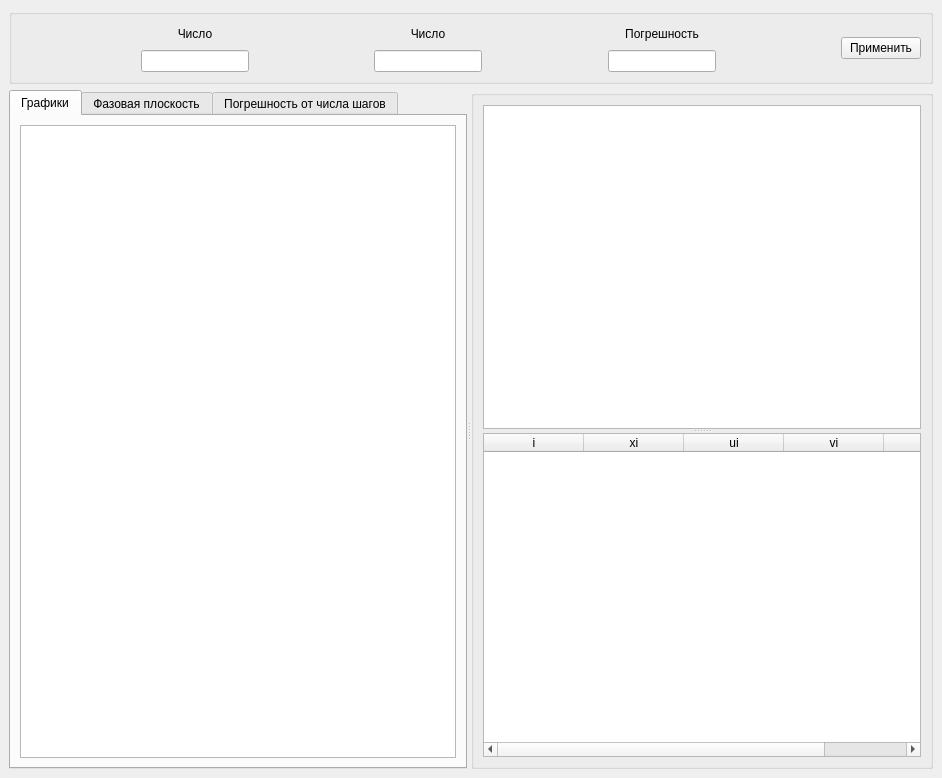
<?xml version="1.0" encoding="UTF-8"?>
<ui version="4.0">
 <class>MainWindow</class>
 <widget class="QMainWindow" name="MainWindow">
  <property name="geometry">
   <rect>
    <x>0</x>
    <y>0</y>
    <width>942</width>
    <height>778</height>
   </rect>
  </property>
  <property name="windowTitle">
   <string>MainWindow</string>
  </property>
  <widget class="QWidget" name="centralwidget">
   <layout class="QGridLayout" name="gridLayout">
    <item row="1" column="0">
     <widget class="QSplitter" name="splitter">
      <property name="orientation">
       <enum>Qt::Horizontal</enum>
      </property>
      <widget class="QTabWidget" name="tabWidget">
       <property name="currentIndex">
        <number>0</number>
       </property>
       <widget class="QWidget" name="tab">
        <attribute name="title">
         <string>Графики</string>
        </attribute>
        <layout class="QGridLayout" name="gridLayout_3">
         <item row="0" column="0">
          <widget class="CustomView" name="graphics"/>
         </item>
        </layout>
       </widget>
       <widget class="QWidget" name="tab_2">
        <attribute name="title">
         <string>Фазовая плоскость</string>
        </attribute>
        <layout class="QGridLayout" name="gridLayout_4">
         <item row="0" column="0">
          <widget class="CustomView" name="phaseflat"/>
         </item>
        </layout>
       </widget>
       <widget class="QWidget" name="tab_3">
        <attribute name="title">
         <string>Погрешность от числа шагов</string>
        </attribute>
        <layout class="QGridLayout" name="gridLayout_5">
         <item row="0" column="0">
          <widget class="CustomView" name="erroratnum"/>
         </item>
        </layout>
       </widget>
      </widget>
      <widget class="QGroupBox" name="groupBox">
       <property name="title">
        <string/>
       </property>
       <property name="flat">
        <bool>true</bool>
       </property>
       <layout class="QGridLayout" name="gridLayout_2">
        <item row="0" column="0">
         <widget class="QSplitter" name="splitter_2">
          <property name="orientation">
           <enum>Qt::Vertical</enum>
          </property>
          <widget class="QTextBrowser" name="textBrowser">
           <property name="sizePolicy">
            <sizepolicy hsizetype="Preferred" vsizetype="Preferred">
             <horstretch>0</horstretch>
             <verstretch>0</verstretch>
            </sizepolicy>
           </property>
           <property name="minimumSize">
            <size>
             <width>0</width>
             <height>100</height>
            </size>
           </property>
          </widget>
          <widget class="QTableWidget" name="tableWidget">
           <property name="editTriggers">
            <set>QAbstractItemView::NoEditTriggers</set>
           </property>
           <attribute name="verticalHeaderHighlightSections">
            <bool>false</bool>
           </attribute>
           <column>
            <property name="text">
             <string>i</string>
            </property>
           </column>
           <column>
            <property name="text">
             <string>xi</string>
            </property>
           </column>
           <column>
            <property name="text">
             <string>ui</string>
            </property>
           </column>
           <column>
            <property name="text">
             <string>vi</string>
            </property>
           </column>
           <column>
            <property name="text">
             <string>uv</string>
            </property>
           </column>
          </widget>
         </widget>
        </item>
       </layout>
      </widget>
     </widget>
    </item>
    <item row="0" column="0">
     <widget class="QGroupBox" name="groupBox_2">
      <property name="sizePolicy">
       <sizepolicy hsizetype="Preferred" vsizetype="Fixed">
        <horstretch>0</horstretch>
        <verstretch>0</verstretch>
       </sizepolicy>
      </property>
      <property name="title">
       <string/>
      </property>
      <layout class="QGridLayout" name="gridLayout_6">
       <item row="0" column="1">
        <widget class="QLabel" name="label">
         <property name="text">
          <string>Число</string>
         </property>
         <property name="alignment">
          <set>Qt::AlignCenter</set>
         </property>
        </widget>
       </item>
       <item row="0" column="2">
        <spacer name="horizontalSpacer_3">
         <property name="orientation">
          <enum>Qt::Horizontal</enum>
         </property>
         <property name="sizeHint" stdset="0">
          <size>
           <width>40</width>
           <height>20</height>
          </size>
         </property>
        </spacer>
       </item>
       <item row="1" column="3">
        <widget class="QLineEdit" name="lineEdit_2">
         <property name="sizePolicy">
          <sizepolicy hsizetype="Fixed" vsizetype="Fixed">
           <horstretch>0</horstretch>
           <verstretch>0</verstretch>
          </sizepolicy>
         </property>
         <property name="alignment">
          <set>Qt::AlignCenter</set>
         </property>
        </widget>
       </item>
       <item row="1" column="1">
        <widget class="QLineEdit" name="lineEdit">
         <property name="sizePolicy">
          <sizepolicy hsizetype="Fixed" vsizetype="Fixed">
           <horstretch>0</horstretch>
           <verstretch>0</verstretch>
          </sizepolicy>
         </property>
         <property name="alignment">
          <set>Qt::AlignCenter</set>
         </property>
        </widget>
       </item>
       <item row="0" column="7" rowspan="2">
        <widget class="QPushButton" name="pushButton">
         <property name="text">
          <string>Применить</string>
         </property>
        </widget>
       </item>
       <item row="0" column="6">
        <spacer name="horizontalSpacer_2">
         <property name="orientation">
          <enum>Qt::Horizontal</enum>
         </property>
         <property name="sizeHint" stdset="0">
          <size>
           <width>40</width>
           <height>20</height>
          </size>
         </property>
        </spacer>
       </item>
       <item row="0" column="5">
        <widget class="QLabel" name="label_3">
         <property name="text">
          <string>Погрешность</string>
         </property>
         <property name="alignment">
          <set>Qt::AlignCenter</set>
         </property>
        </widget>
       </item>
       <item row="0" column="0">
        <spacer name="horizontalSpacer">
         <property name="orientation">
          <enum>Qt::Horizontal</enum>
         </property>
         <property name="sizeHint" stdset="0">
          <size>
           <width>40</width>
           <height>20</height>
          </size>
         </property>
        </spacer>
       </item>
       <item row="0" column="3">
        <widget class="QLabel" name="label_2">
         <property name="text">
          <string>Число</string>
         </property>
         <property name="alignment">
          <set>Qt::AlignCenter</set>
         </property>
        </widget>
       </item>
       <item row="1" column="5">
        <widget class="QLineEdit" name="lineEdit_3">
         <property name="sizePolicy">
          <sizepolicy hsizetype="Fixed" vsizetype="Fixed">
           <horstretch>0</horstretch>
           <verstretch>0</verstretch>
          </sizepolicy>
         </property>
         <property name="alignment">
          <set>Qt::AlignCenter</set>
         </property>
        </widget>
       </item>
       <item row="0" column="4">
        <spacer name="horizontalSpacer_4">
         <property name="orientation">
          <enum>Qt::Horizontal</enum>
         </property>
         <property name="sizeHint" stdset="0">
          <size>
           <width>40</width>
           <height>20</height>
          </size>
         </property>
        </spacer>
       </item>
      </layout>
     </widget>
    </item>
   </layout>
  </widget>
 </widget>
 <customwidgets>
  <customwidget>
   <class>CustomView</class>
   <extends>QGraphicsView</extends>
   <header>customview.h</header>
  </customwidget>
 </customwidgets>
 <resources/>
 <connections/>
</ui>
